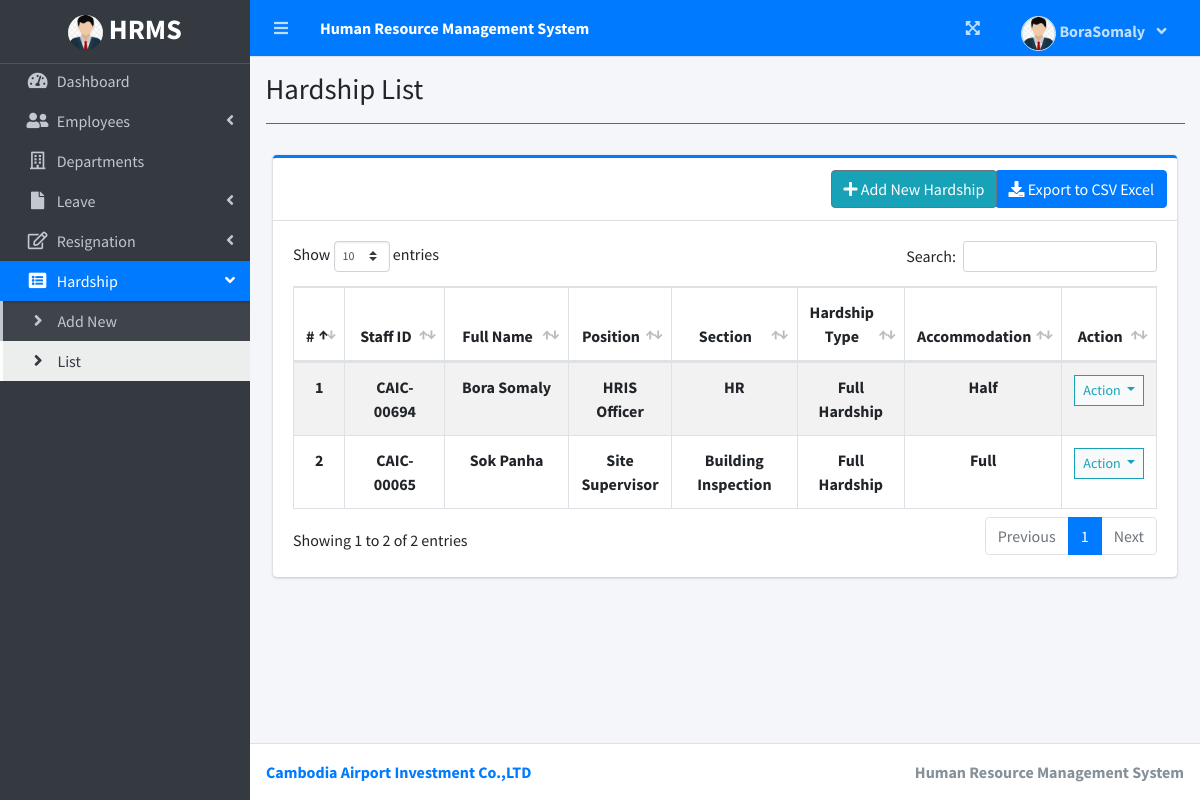
The page /index.php?page=hardship_list (signed in) on the database its author committed.
### tables this page shows
CREATE TABLE `hardship_list` (
  `id` int(30) NOT NULL,
  `staff_id` varchar(30) NOT NULL,
  `fullname` varchar(200) NOT NULL,
  `position` varchar(50) NOT NULL,
  `section` varchar(50) NOT NULL,
  `department` varchar(50) NOT NULL,
  `hard_type` varchar(50) NOT NULL,
  `hs_full` date DEFAULT NULL,
  `app_date` date NOT NULL,
  `eff_date` date DEFAULT NULL,
  `now` varchar(15) NOT NULL,
  `accommodate` varchar(5) NOT NULL,
  `ed_full` date DEFAULT NULL,
  `zone` varchar(30) DEFAULT NULL,
  `room` text NOT NULL,
  `personal_con` text DEFAULT NULL
);

### hardship_list.php (the view, shortened to what this page needs)
<?php
	include 'db_connect.php';
?>
<div class="col-lg-12">
	<div class="card card-outline card-primary">
		<div class="card-header">
		<div class="card-tools">
		<span><a class="btn btn-primary" href="export_hardship.php?"><i class="fas fa-download"></i> Export to CSV Excel</a></span>
			</div>
			<div class="card-tools">
				<a class="btn btn-info border-secondary mr-2" href="./index.php?page=new_hardship"><i class="fa fa-plus"></i> Add New Hardship</a>
			</div>
		</div>
		<div class="card-body">
			<table class="table table-striped table-bordered" id="list">
				<colgroup>
					<col width="5%">
					<col width="12%">
					<col width="15%">
					<col width="12%">
					<col width="15%">
					<col width="12%">
					<col width="15%">
				</colgroup>
				<thead>
					<tr>
						<th class="text-center">#</th>
						<th class="text-center">Staff ID</th>
						<th class="text-center">Full Name</th>
						<th class="text-center">Position</th>
						<th class="text-center">Section</th>
						<th class="text-center">Hardship Type</th>
						<th class="text-center">Accommodation</th>
						<th class="text-center">Action</th>
					</tr>
				</thead>
				<tbody>
					<?php
					$i = 1;
					$qry = $conn->query("SELECT * ,concat(' ',', ',' ',' ',' ') as name FROM hardship_list order by concat(fullname,', ',' ',' ',' ') asc");
					while($row= $qry->fetch_assoc()):
					?>
					<tr>
						<th class="text-center"><?php echo $i++ ?></th>
						<td class="text-center"><b><?php echo $row['staff_id'] ?></b></td>
						<td class="text-center"><b><?php echo $row['fullname'] ?></b></td>
						<td class="text-center"><b><?php echo $row['position'] ?></b></td>
						<td class="text-center"><b><?php echo $row['section'] ?></b></td>
						<td class="text-center"><b><?php echo $row['hard_type'] ?></b></td>
						<td class="text-center"><b><?php echo $row['accommodate'] ?></b></td>
						<td class="text-center">
							<button type="button" class="btn btn-default btn-sm btn-flat border-info wave-effect text-info dropdown-toggle" data-toggle="dropdown" aria-expanded="true">
		                      Action
		                    </button>
						</td>
					</tr>
				<?php endwhile; ?>
				</tbody>
			</table>
		</div>
	</div>
</div>

### rows shown on the page
hardship_list: staff "CAIC-00694", fullname "Bora Somaly", position "HRIS Officer", section "HR", hard_type "Full Hardship", accommodate "Half"
hardship_list: staff "CAIC-00065", fullname "Sok Panha", position "Site Supervisor", section "Building Inspection", hard_type "Full Hardship", accommodate "Full"

### other values the page prints
$_SESSION['system']['name'] "Human Resource Management System"
$_SESSION['login_lastname'] "Bora"
$_SESSION['login_firstname'] "Somaly"
$title "Hardship List"
